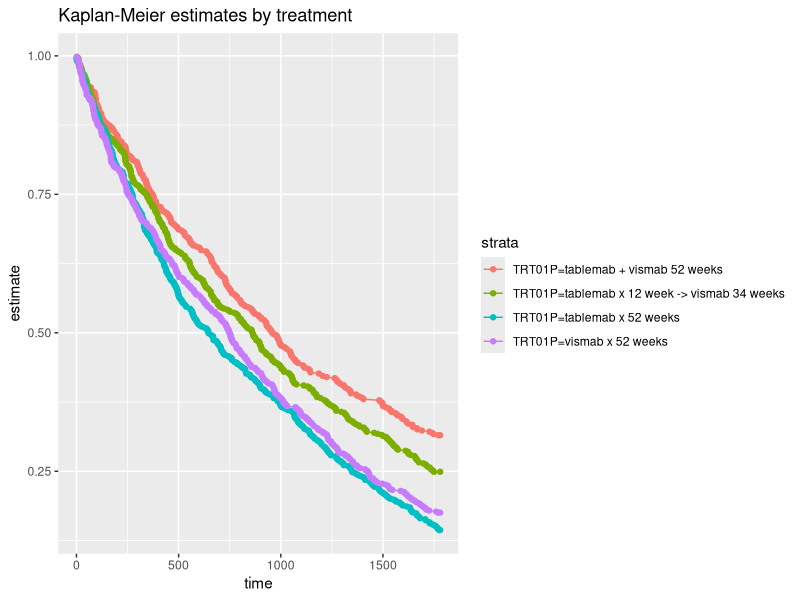

Write R code to recreate this figure.
## ---- chunk 1
knitr::opts_chunk$set(echo = TRUE)
## ---- chunk 2
library(tidyverse)    
library(broom)
library(survival)

# load data
ADTTE <- read_csv('2020-04-08-psi-vissig-adtte.csv')

# plot KM curve by treatment 
survfit(Surv(AVAL, CNSR == 1) ~ TRT01P  , data = ADTTE )  %>%
  tidy(fit) %>%
  ggplot(aes(time, estimate, group = strata, colour = strata)) + 
  geom_line() +
  geom_point() +
  ggtitle("Kaplan-Meier estimates by treatment") 
